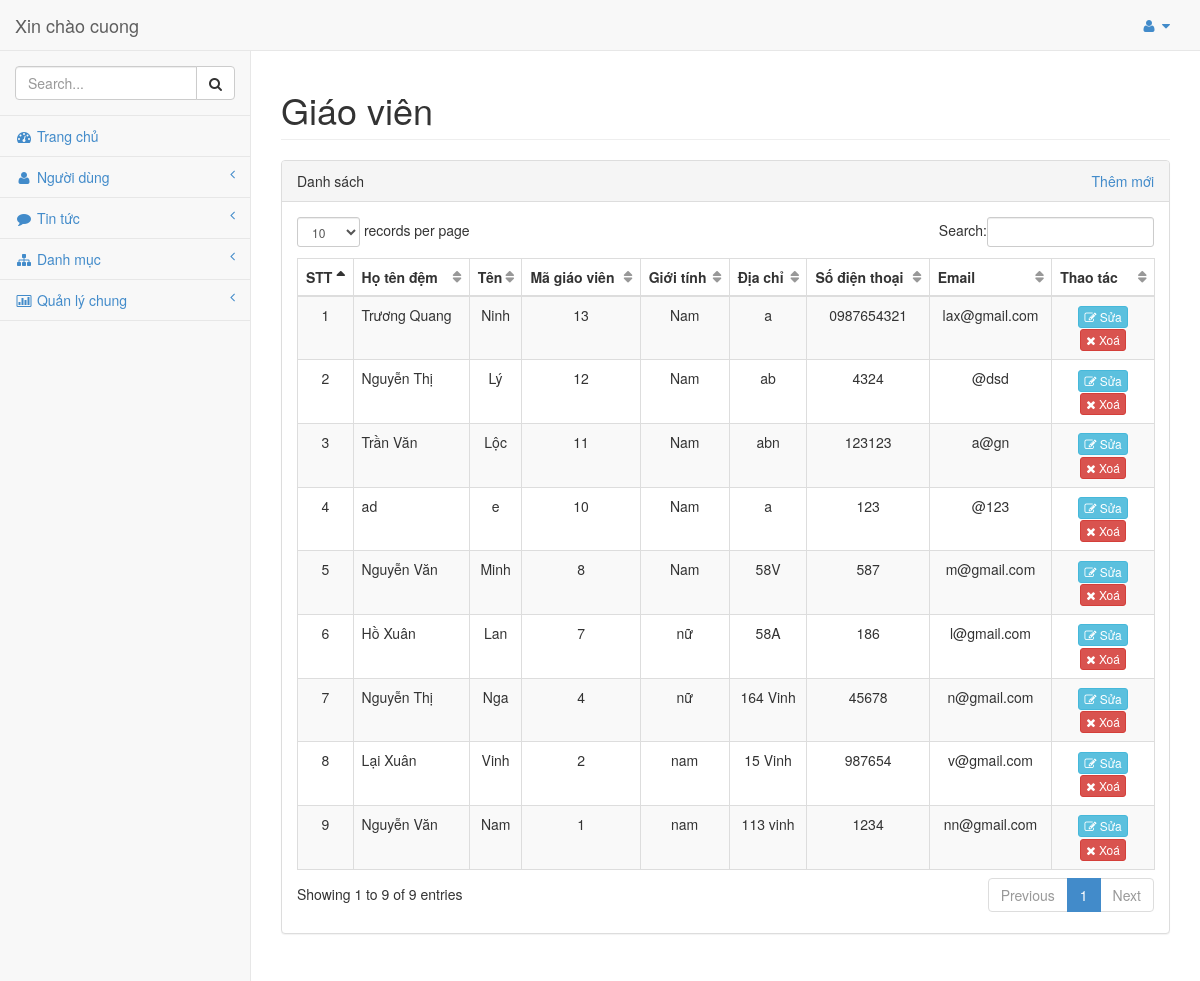
Page /admin/modules/giaovien/index.php (signed in) on the committed database.
### tables this page shows
CREATE TABLE `giaovien` (
  `magv` int NOT NULL,
  `hoten_dem` varchar(50) NOT NULL,
  `ten_gv` varchar(30) NOT NULL,
  `password` varchar(20) NOT NULL,
  `chucvu` varchar(30) NOT NULL,
  `gioitinh` varchar(20) NOT NULL,
  `diachi` varchar(50) NOT NULL,
  `sodt` varchar(11) NOT NULL,
  `email` varchar(30) NOT NULL,
  `tinhtrang` int NOT NULL DEFAULT '1',
  `quyen` int NOT NULL DEFAULT '0',
  `ngaydk` date NOT NULL
);

### admin/libraries/database.php (called while the page is built, shortened)
<?php
    include("connect.php");
    $sql = "SELECT * FROM giaovien ORDER BY magv DESC" ;
    $giaovien = $conn->query($sql);
?>

### admin/modules/giaovien/index.php (the view)
<?php require_once __DIR__ . "../../header.php"; ?>
<div id="page-wrapper">
    <div class="row">
        <div class="col-lg-12">
            <h1 class="page-header">Giáo viên
            </h1>
        </div>
    </div>
    <div class="row">
        <div class="col-lg-12">
            <form action="" method="POST">
                <div class="panel panel-default">
                    <div class="panel-heading">
                        Danh sách
                        <div class="link-create" style="float: right;">
                            <a href="add.php">Thêm mới</a>
                        </div>
                    </div>
                    <div class="panel-body">
                        <div class="table-responsive">
                            <table class="table table-striped table-bordered table-hover" id="dataTables-example">
                                <thead>
                                    <tr>
                                        <th>STT</th>
                                        <th>Họ tên đệm</th>
                                        <th>Tên</th>
                                        <th>Mã giáo viên</th>
                                        <th>Giới tính</th>
                                        <th>Địa chỉ</th>
                                        <th>Số điện thoại</th>
                                        <th>Email</th>
                                        <th>Thao tác</th>
                                    </tr>
                                </thead>
                                <tbody>
                                    <?php
                                    $stt = 1;
                                    foreach ($giaovien as $row) {
                                        echo "
                                                                <tr class='odd gradeX'>
                                                                    <td align='center'>
                                                                        " . $stt . "
                                                                    </td>
                                                                    <td>" . $row['hoten_dem'] . "</td>
                                                                    <td align='center'>" . $row['ten_gv'] . "</td>
                                                                    <td align='center'>" . $row['magv'] . "</td>
                                                                    <td align='center'>" . $row['gioitinh'] . "</td>
                                                                    <td align='center'>" . $row['diachi'] . "</td>
                                                                    <td align='center'>" . $row['sodt'] . "</td>
                                                                    <td align='center'>" . $row['email'] . "</td>
                                                                    <td align='center' style='width: 12%'>
                                                                        <a class='btn btn-xs btn-info' align='center' href='edit.php?id=" . $row['magv'] . "'> <i class='fa fa-edit'></i> Sửa</a>
                                                                        <a class='btn btn-xs btn-danger' align='center' href='delete.php?id=" . $row['magv'] . "'> <i class='fa fa-times'></i> Xoá</a>
                                                                    </td>
                                                                </tr>
                                                                ";
                                        $stt++;
                                    }
                                    ?>
                                </tbody>
                            </table>
                        </div>
                    </div>
                </div>
            </form>
        </div>
    </div>
</div>
<?php require_once __DIR__ . "../../footer.php"; ?>

### admin/libraries/css/sb-admin.css (style rules this page uses)
body { padding-top: 100px; background-color: #f8f8f8; }
@media (min-width:768px) { body { padding-top: 50px; } }
#page-wrapper { padding: 0 15px; min-height: 568px; background-color: #fff; }
@media (min-width:768px) { #page-wrapper { position: inherit; margin: 0 0 0 250px; padding: 0 30px; min-height: 1300px; border-left: 1px solid #e7e7e7; } }
table.dataTable thead .sorting, table.dataTable thead .sorting_asc, table.dataTable thead .sorting_desc, table.dataTable thead .sorting_asc_disabled, table.dataTable thead .sorting_desc_disabled { background: transparent; }
table.dataTable thead .sorting_asc:after { content: "\f0de"; float: right; font-family: fontawesome; }
table.dataTable thead .sorting:after { content: "\f0dc"; float: right; font-family: fontawesome; color: rgba(50,50,50,.5); }

### admin/libraries/css/style.css (style rules this page uses)
.row:after { content: ""; display: table; clear: both; }

### rows in the picture
giaovien: hoten_dem "Trương Quang", ten_gv "Ninh", magv "13", gioitinh "Nam", diachi "a", sodt "0987654321", email "lax@gmail.com"
giaovien: hoten_dem "Nguyễn Thị", ten_gv "Lý", magv "12", gioitinh "Nam", diachi "ab", sodt "4324", email "@dsd"
giaovien: hoten_dem "Trần Văn", ten_gv "Lộc", magv "11", gioitinh "Nam", diachi "abn", sodt "123123", email "a@gn"
giaovien: hoten_dem "ad", ten_gv "e", magv "10", gioitinh "Nam", diachi "a", sodt "123", email "@123"
giaovien: hoten_dem "Nguyễn Văn", ten_gv "Minh", magv "8", gioitinh "Nam", diachi "58V", sodt "587", email "m@gmail.com"
giaovien: hoten_dem "Hồ Xuân", ten_gv "Lan", magv "7", gioitinh "nữ", diachi "58A", sodt "186", email "l@gmail.com"
giaovien: hoten_dem "Nguyễn Thị", ten_gv "Nga", magv "4", gioitinh "nữ", diachi "164 Vinh", sodt "45678", email "n@gmail.com"
giaovien: hoten_dem "Lại Xuân", ten_gv "Vinh", magv "2", gioitinh "nam", diachi "15 Vinh", sodt "987654", email "v@gmail.com"
giaovien: hoten_dem "Nguyễn Văn", ten_gv "Nam", magv "1", gioitinh "nam", diachi "113 vinh", sodt "1234", email "nn@gmail.com"

### other values in the picture
$_SESSION['admin'] "cuong"
